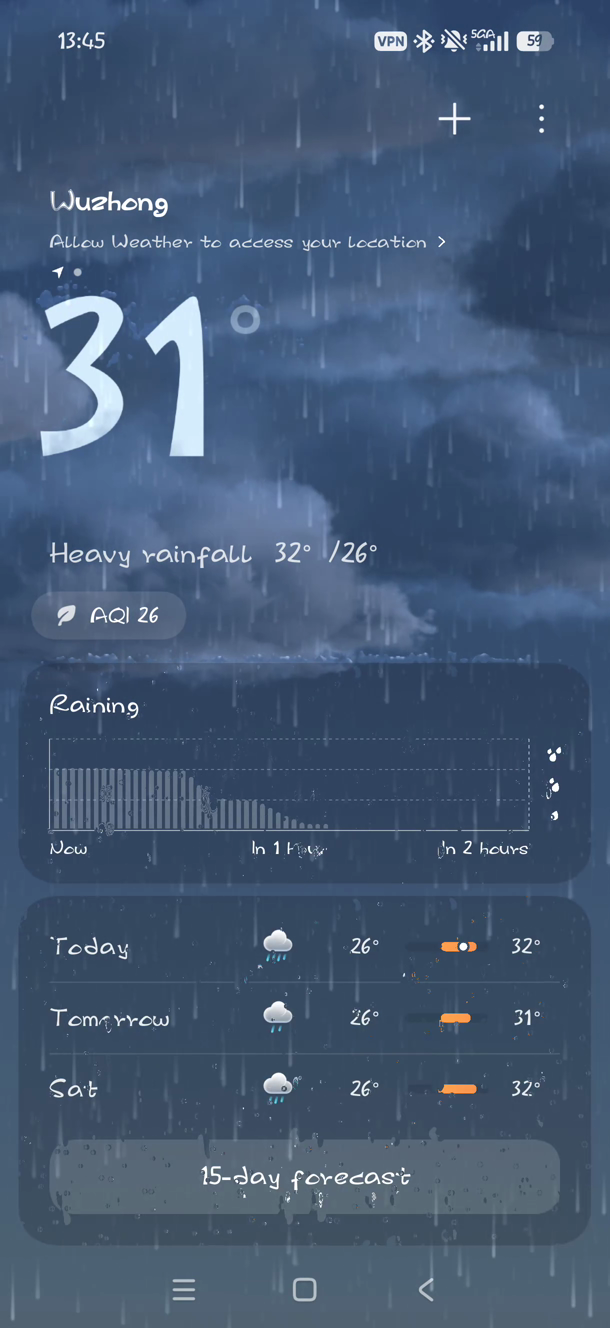
#> input picture _rain_analysis/frame_001.png, 610 x 1328 px; its folder holds only this picture in this run
$ python analyze_rain.py   (older library calls are emulated)
#> lines starting #> are read from the running program, lines starting #| are printed output that depends on the picture; after the words box and inside, x2 and y2 are one past the last pixel; in counts of white or black regions, pixels touching at a corner belong together
"""
分析小米天气暴雨参考片：颜色、雨丝角度、密度、前景水珠占比。
输出 JSON + 控制台摘要，供 heavy-rain / gpu-streak 调参。
"""
from __future__ import annotations

import json
import math
from pathlib import Path

import cv2
import numpy as np
from PIL import Image

ROOT = Path(__file__).resolve().parent
FRAMES = sorted(ROOT.glob("frame_*.png"))


def sample_bg_color(rgb: np.ndarray) -> dict:
    """避开亮雨丝：取偏暗像素中位色。"""
    flat = rgb.reshape(-1, 3).astype(np.float32)
    lum = 0.2126 * flat[:, 0] + 0.7152 * flat[:, 1] + 0.0722 * flat[:, 2]
    dark = flat[lum < np.percentile(lum, 45)]
    if len(dark) < 100:
        dark = flat
    med = np.median(dark, axis=0)
    return {
        "rgb": [int(med[0]), int(med[1]), int(med[2])],
        "hex": "#{:02x}{:02x}{:02x}".format(int(med[0]), int(med[1]), int(med[2])),
        "mean_lum": float(np.mean(lum)),
        "p10_lum": float(np.percentile(lum, 10)),
        "p90_lum": float(np.percentile(lum, 90)),
    }


def streak_stats(gray: np.ndarray) -> dict:
    """用边缘 + Hough 估雨丝倾角与长度分布。"""
    h, w = gray.shape
    # 强化竖向结构：纵向差分
    blur = cv2.GaussianBlur(gray, (3, 5), 0)
    sobel_y = cv2.Sobel(blur, cv2.CV_32F, 0, 1, ksize=3)
    mag = np.abs(sobel_y)
    thr = np.percentile(mag, 92)
    edges = (mag > thr).astype(np.uint8) * 255
    lines = cv2.HoughLinesP(
        edges, 1, np.pi / 180, threshold=28, minLineLength=max(12, h // 80), maxLineGap=6
    )
    angles = []
    lengths = []
    if lines is not None:
        for line in lines:
            pts = line.reshape(-1)
            if pts.size < 4:
                continue
            x1, y1, x2, y2 = map(float, pts[:4])
            dx, dy = x2 - x1, y2 - y1
            length = math.hypot(dx, dy)
            if length < 8:
                continue
            # 相对垂直的偏角（0=竖直，正=右倾）
            ang = math.degrees(math.atan2(dx, dy))
            if abs(ang) > 35:
                continue
            angles.append(ang)
            lengths.append(length / h)

    bright = gray.astype(np.float32)
    hi = bright > np.percentile(bright, 88)
    density = float(hi.mean())

    return {
        "line_count": len(angles),
        "angle_mean_deg": float(np.mean(angles)) if angles else 0.0,
        "angle_std_deg": float(np.std(angles)) if angles else 0.0,
        "angle_p10_deg": float(np.percentile(angles, 10)) if angles else 0.0,
        "angle_p90_deg": float(np.percentile(angles, 90)) if angles else 0.0,
        "len_mean_frac_h": float(np.mean(lengths)) if lengths else 0.0,
        "len_p90_frac_h": float(np.percentile(lengths, 90)) if lengths else 0.0,
        "bright_pixel_frac": density,
    }


def droplet_stats(rgb: np.ndarray) -> dict:
    """
    前景水珠：局部高亮 + 圆形 blob（相对雨丝更圆、更大）。
    """
    gray = cv2.cvtColor(rgb, cv2.COLOR_RGB2GRAY)
    h, w = gray.shape
    # 顶光高光：局部最大 - 局部中位
    k = max(5, min(w, h) // 90) | 1
    med = cv2.medianBlur(gray, k)
    spec = cv2.subtract(gray, med)
    _, mask = cv2.threshold(spec, max(12, int(np.percentile(spec, 97))), 255, cv2.THRESH_BINARY)
    mask = cv2.morphologyEx(mask, cv2.MORPH_OPEN, np.ones((3, 3), np.uint8))
    n, labels, stats, cents = cv2.connectedComponentsWithStats(mask, connectivity=8)
    blobs = []
    for i in range(1, n):
        area = int(stats[i, cv2.CC_STAT_AREA])
        bw = int(stats[i, cv2.CC_STAT_WIDTH])
        bh = int(stats[i, cv2.CC_STAT_HEIGHT])
        if area < 8 or area > (w * h) * 0.01:
            continue
        aspect = bw / max(1, bh)
        if aspect < 0.35 or aspect > 2.8:
            continue
        # 雨丝细长；水珠更接近圆
        if max(bw, bh) > min(w, h) * 0.08:
            continue
        if abs(1 - aspect) > 0.85 and min(bw, bh) < 4:
            continue
        blobs.append({"area": area, "w": bw, "h": bh, "cx": float(cents[i][0]), "cy": float(cents[i][1])})

    sizes = [math.sqrt(b["area"]) for b in blobs]
    return {
        "blob_count": len(blobs),
        "size_mean_px": float(np.mean(sizes)) if sizes else 0.0,
        "size_p90_px": float(np.percentile(sizes, 90)) if sizes else 0.0,
        "coverage_frac": float(sum(b["area"] for b in blobs) / (w * h)),
    }


# [15 lines left out: function motion_between, not called in this run]


def main() -> None:
    if not FRAMES:
        raise SystemExit("no frames")

    per_frame = []
    motions = []
    prev = None
    for path in FRAMES:
        img = Image.open(path).convert("RGB")
#> img is the input picture: PIL image 610x1328 RGB; mean R, G, B 68.1, 88.8, 116.3
        rgb = np.asarray(img)
        gray = cv2.cvtColor(rgb, cv2.COLOR_RGB2GRAY)
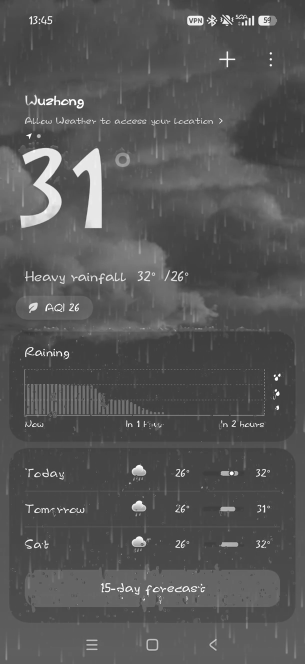
#> gray: shape (1328, 610) (shown at 1/2 size); min 47, max 255, mean 85.8
        row = {
            "file": path.name,
            "bg": sample_bg_color(rgb),
            "streak": streak_stats(gray),
            "droplet": droplet_stats(rgb),
        }
#> in sample_bg_color, `med = np.median(dark, axis=0)`: med = [52, 73, 97]
#> in streak_stats, `h, w = gray.shape`: h = 1328; w = 610
#> in streak_stats, `sobel_y = cv2.Sobel(blur, cv2.CV_32F, 0, 1, ksize=3)`:
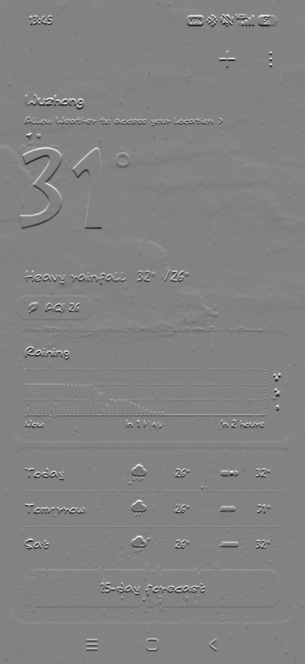
#> sobel_y: shape (1328, 610) float32 (shown at 1/2 size); min -478, max 453, mean 0.1; drawn with min black and max white
#> in streak_stats, `thr = np.percentile(mag, 92)`: thr = 24
#> in streak_stats, `edges = (mag > thr).astype(np.uint8) * 255`:
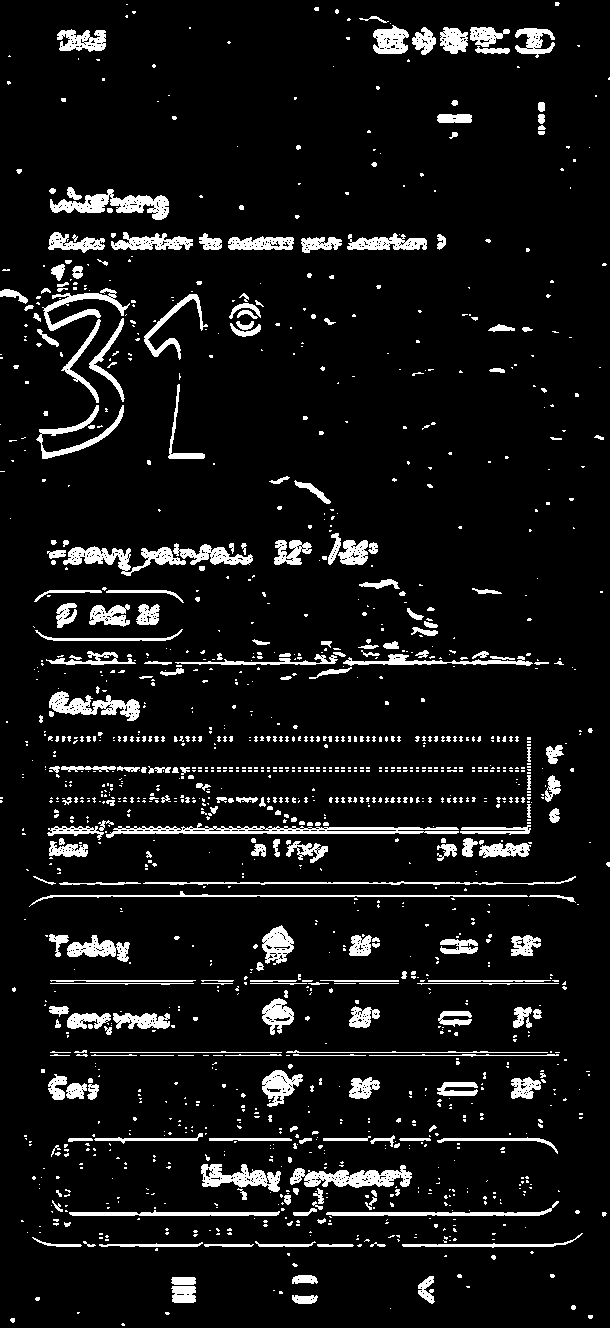
#> edges: shape (1328, 610); 8% white; 1397 white regions (1114 under 20 px), largest, box (x1, y1, x2, y2) and area: (106, 823, 459, 838) 2015, (50, 189, 169, 220) 1607, (290, 1165, 412, 1188) 1518
#> in streak_stats, `lines = cv2.HoughLinesP( edges, 1, np.pi / 180, threshold=28, minLineL..`: lines = 1168 rows, first 6: [113, 829, 530, 829], [326, 1213, 545, 1213], [69, 1212, 279, 1212], [50, 895, 559, 895], [203, 1055, 558, 1055], [47, 896, 563, 896]
#> the loop in streak_stats, `for line in lines:` made 1168 passes
#> (x1, y1, x2, y2, dx, dy, length, ang) on passes 1 to 3: (113, 829, 530, 829, 417, 0, 417, 90), (326, 1213, 545, 1213, 219, 0, 219, 90), (69, 1212, 279, 1212, 210, 0, 210, 90)
#> after the loop in streak_stats, `for line in lines:`: angles = 61 values, max 34.82 at index 5, min 0 at index 0, mean 8.33; lengths = 61 values, max 0.067 at index 19, min 0.012 at index 9, mean 0.0188
#> in streak_stats, `hi = bright > np.percentile(bright, 88)`:
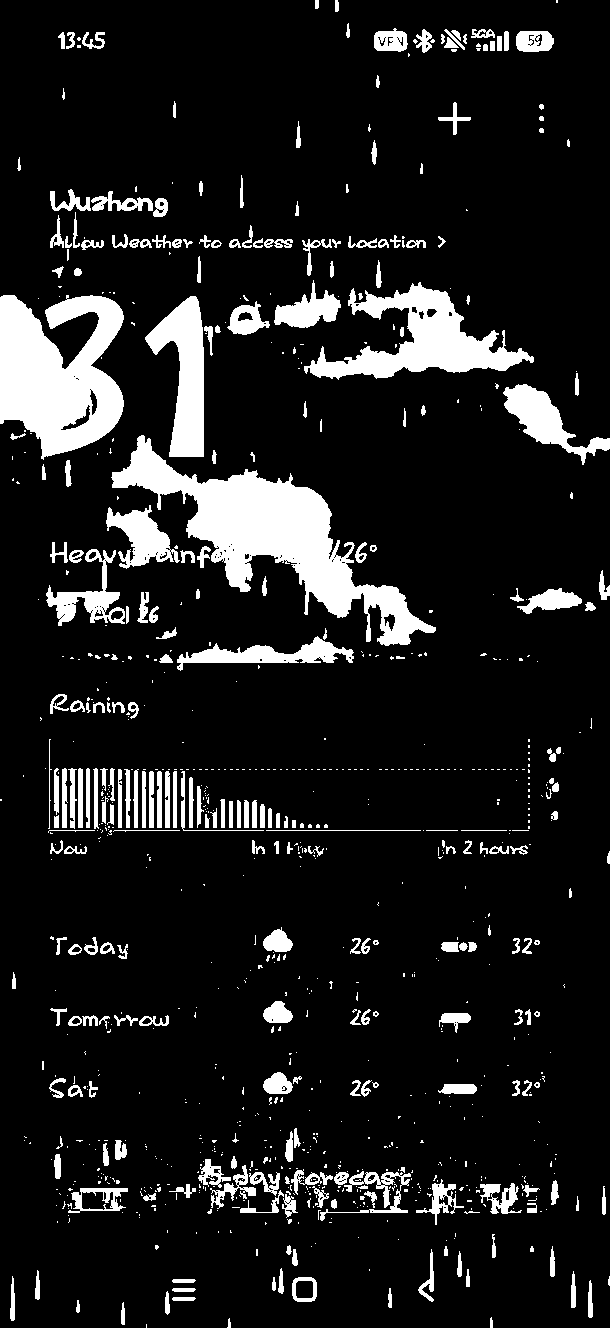
#> hi: shape (1328, 610) bool; 11.4% white; 921 white regions (641 under 20 px), largest, box (x1, y1, x2, y2) and area: (111, 435, 436, 646) 18369, (0, 295, 124, 460) 13929, (304, 282, 534, 380) 8578
#> in streak_stats, `density = float(hi.mean())`: density = 0.114
#> in droplet_stats, `n, labels, stats, cents = cv2.connectedComponentsWithStats(mask, conne..`:
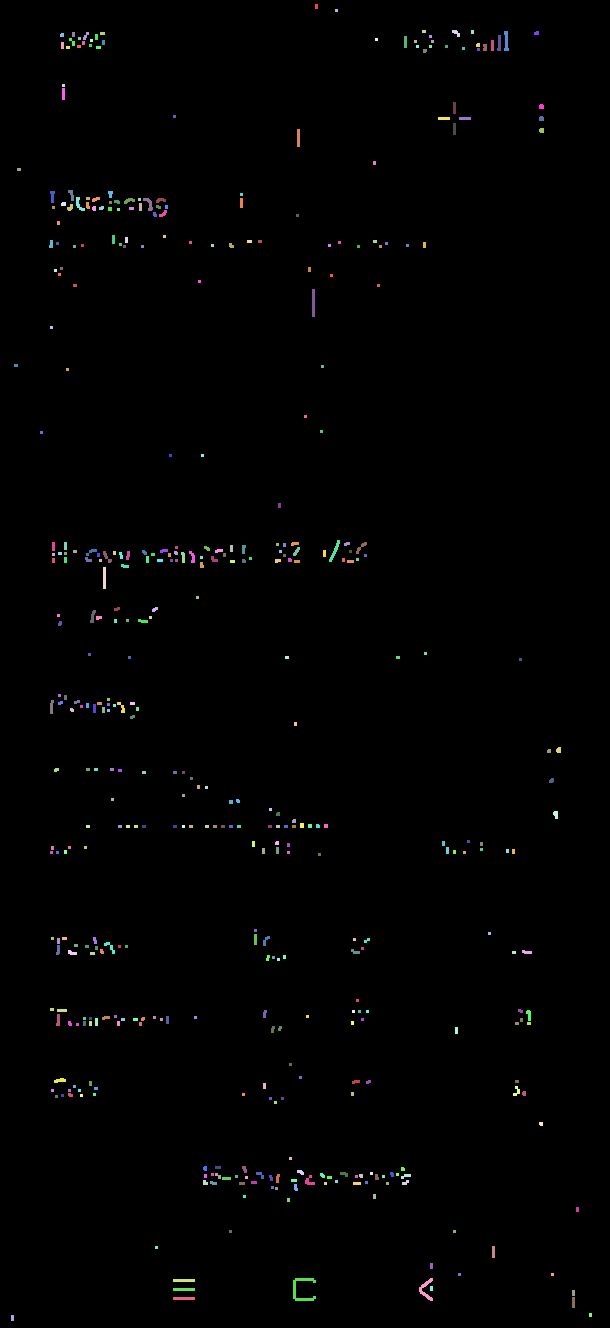
#> labels: shape (1328, 610) int32; 437 distinct labels, from 0 to 436; one colour per label, 0 black
#> in droplet_stats, `n, labels, stats, cents = cv2.connectedComponentsWithStats(mask, conne..`: n = 437; stats = 437 rows, first 6: [0, 0, 610, 1328, 802292], [315, 4, 3, 5, 15], [335, 9, 3, 3, 9], [422, 30, 4, 3, 12], [452, 30, 8, 7, 32], [471, 30, 3, 4, 12]; cents = 437 pairs, first value 12 to 590, second value 6 to 1317.5
#> the loop in droplet_stats, `for i in range(1, n):` made 436 passes
#> (area, bw, bh, aspect) on passes 4, 6, 10: (32, 8, 7, 1.14), (70, 5, 20, 0.25), (25, 6, 8, 0.75)
        per_frame.append(row)
        if prev is not None:
            motions.append(motion_between(prev, rgb))
        prev = rgb

    def avg(key_path):
        vals = []
        for row in per_frame:
            cur = row
            for k in key_path.split("."):
                cur = cur[k]
            vals.append(float(cur))
        return float(np.mean(vals))

    summary = {
        "frame_count": len(per_frame),
        "bg_hex_median": per_frame[len(per_frame) // 2]["bg"]["hex"],
        "bg": {
            "hex_mid": per_frame[len(per_frame) // 2]["bg"]["hex"],
            "mean_lum": avg("bg.mean_lum"),
            "p10_lum": avg("bg.p10_lum"),
            "p90_lum": avg("bg.p90_lum"),
        },
        "streak": {
            "angle_mean_deg": avg("streak.angle_mean_deg"),
            "angle_std_deg": avg("streak.angle_std_deg"),
            "angle_p10_deg": avg("streak.angle_p10_deg"),
            "angle_p90_deg": avg("streak.angle_p90_deg"),
            "len_mean_frac_h": avg("streak.len_mean_frac_h"),
            "len_p90_frac_h": avg("streak.len_p90_frac_h"),
            "bright_pixel_frac": avg("streak.bright_pixel_frac"),
            "line_count_mean": avg("streak.line_count"),
        },
        "droplet": {
            "blob_count_mean": avg("droplet.blob_count"),
            "size_mean_px": avg("droplet.size_mean_px"),
            "size_p90_px": avg("droplet.size_p90_px"),
            "coverage_frac": avg("droplet.coverage_frac"),
        },
        "motion": {
            "vert_shift_mean_px": float(np.mean([m["vert_shift_px"] for m in motions])) if motions else 0,
            "fall_px_per_sec_mean": float(np.mean([m["est_fall_px_per_sec"] for m in motions])) if motions else 0,
        },
        "recommended_params": {},
    }
#> the loop in avg, `for row in per_frame:` made 1 pass
#> the loop in avg (call 2), `for row in per_frame:` made 1 pass

    # 背景 RGB 平均
    br = np.mean([r["bg"]["rgb"] for r in per_frame], axis=0)
    summary["bg"]["rgb_mean"] = [int(br[0]), int(br[1]), int(br[2])]
    summary["bg"]["hex_mean"] = "#{:02x}{:02x}{:02x}".format(int(br[0]), int(br[1]), int(br[2]))

    # 推荐参数映射到现有引擎
    ang = summary["streak"]["angle_mean_deg"]
    # windAmt * 0.06 ≈ tan(angle)；angle≈atan(wind*0.06)
    # wind ≈ tan(ang_rad) / 0.06
    wind = abs(math.tan(math.radians(ang))) / 0.06 if abs(ang) > 0.05 else 0.08
    wind = max(0.05, min(0.45, wind))

    len_p90 = summary["streak"]["len_p90_frac_h"]
    fall = abs(summary["motion"]["fall_px_per_sec_mean"])
    # 参考片高度约 1328；站点按视口高度换算
    speed_mul = max(0.85, min(1.55, (fall / 900.0) if fall > 50 else 1.15))

    density = summary["streak"]["bright_pixel_frac"]
    # 当前 high≈1100；亮像素占比越高 → 粒子越多
    streak_high = int(clamp(900 + density * 18000, 900, 2200))

    drop_n = summary["droplet"]["blob_count_mean"]
    drop_size = summary["droplet"]["size_p90_px"]

    summary["recommended_params"] = {
        "wind": round(wind, 3),
        "speedMul": round(speed_mul, 3),
        "streakCount_high": streak_high,
        "lenH_near_max": round(max(0.028, min(0.055, len_p90 * 1.35)), 4),
        "lenH_far_max": round(max(0.012, min(0.022, len_p90 * 0.55)), 4),
        "lensDrops_mid": int(clamp(drop_n * 0.55, 40, 180)),
        "lensDrops_high": int(clamp(drop_n * 0.85, 60, 280)),
        "lensSize_px_p90": round(drop_size, 1),
        "notes": [
            "参考片雨丝近乎竖直，倾角很小",
            "同时有明显前景玻璃水珠（当前 GPU 雨丝开启时被关掉了 raindrop-fx）",
            "应在同一视觉层叠加：密雨丝 + 镜头水珠 + 雨雾雨幕",
        ],
    }

    out = {"summary": summary, "frames_sample": per_frame[::8]}
    out_path = ROOT / "analysis.json"
    out_path.write_text(json.dumps(out, ensure_ascii=False, indent=2), encoding="utf-8")

    print("=== 参考片暴雨分析 ===")
    print(json.dumps(summary, ensure_ascii=False, indent=2))
#> (printed output is left out)
    print(f"\nWrote {out_path}")


def clamp(n, lo, hi):
    return max(lo, min(hi, n))


if __name__ == "__main__":
    main()
